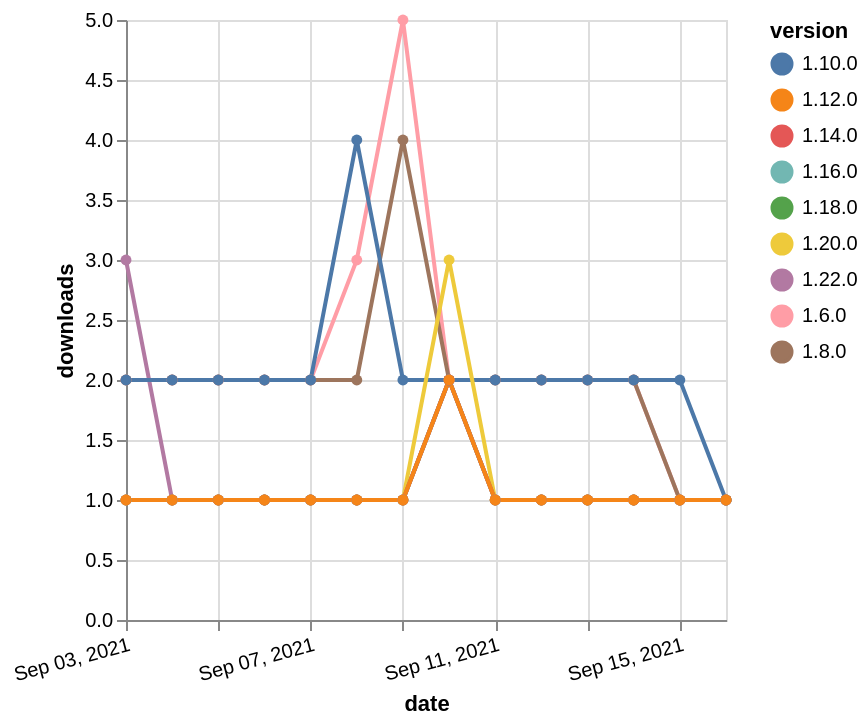

This figure's Vega-Lite source:
### Vega-Lite specification from a JSON file in a GitHub repository (floating-point values rounded to 4 significant figures)
{"$schema": "https://vega.github.io/schema/vega-lite/v5.json", "description": "A simple bar chart with embedded data.", "data": {"values": [{"date": "2021-09-03", "total": 3005, "delta": 2, "version": "1.6.0"}, {"date": "2021-09-04", "total": 3007, "delta": 2, "version": "1.6.0"}, {"date": "2021-09-05", "total": 3009, "delta": 2, "version": "1.6.0"}, {"date": "2021-09-06", "total": 3011, "delta": 2, "version": "1.6.0"}, {"date": "2021-09-07", "total": 3013, "delta": 2, "version": "1.6.0"}, {"date": "2021-09-08", "total": 3016, "delta": 3, "version": "1.6.0"}, {"date": "2021-09-09", "total": 3021, "delta": 5, "version": "1.6.0"}, {"date": "2021-09-10", "total": 3023, "delta": 2, "version": "1.6.0"}, {"date": "2021-09-11", "total": 3025, "delta": 2, "version": "1.6.0"}, {"date": "2021-09-12", "total": 3027, "delta": 2, "version": "1.6.0"}, {"date": "2021-09-13", "total": 3029, "delta": 2, "version": "1.6.0"}, {"date": "2021-09-14", "total": 3031, "delta": 2, "version": "1.6.0"}, {"date": "2021-09-15", "total": 3032, "delta": 1, "version": "1.6.0"}, {"date": "2021-09-16", "total": 3033, "delta": 1, "version": "1.6.0"}, {"date": "2021-09-03", "total": 153, "delta": 1, "version": "1.18.0"}, {"date": "2021-09-04", "total": 154, "delta": 1, "version": "1.18.0"}, {"date": "2021-09-05", "total": 155, "delta": 1, "version": "1.18.0"}, {"date": "2021-09-06", "total": 156, "delta": 1, "version": "1.18.0"}, {"date": "2021-09-07", "total": 157, "delta": 1, "version": "1.18.0"}, {"date": "2021-09-08", "total": 158, "delta": 1, "version": "1.18.0"}, {"date": "2021-09-09", "total": 159, "delta": 1, "version": "1.18.0"}, {"date": "2021-09-10", "total": 161, "delta": 2, "version": "1.18.0"}, {"date": "2021-09-11", "total": 162, "delta": 1, "version": "1.18.0"}, {"date": "2021-09-12", "total": 163, "delta": 1, "version": "1.18.0"}, {"date": "2021-09-13", "total": 164, "delta": 1, "version": "1.18.0"}, {"date": "2021-09-14", "total": 165, "delta": 1, "version": "1.18.0"}, {"date": "2021-09-15", "total": 166, "delta": 1, "version": "1.18.0"}, {"date": "2021-09-16", "total": 167, "delta": 1, "version": "1.18.0"}, {"date": "2021-09-03", "total": 116, "delta": 3, "version": "1.22.0"}, {"date": "2021-09-04", "total": 117, "delta": 1, "version": "1.22.0"}, {"date": "2021-09-05", "total": 118, "delta": 1, "version": "1.22.0"}, {"date": "2021-09-06", "total": 119, "delta": 1, "version": "1.22.0"}, {"date": "2021-09-07", "total": 120, "delta": 1, "version": "1.22.0"}, {"date": "2021-09-08", "total": 121, "delta": 1, "version": "1.22.0"}, {"date": "2021-09-09", "total": 122, "delta": 1, "version": "1.22.0"}, {"date": "2021-09-10", "total": 124, "delta": 2, "version": "1.22.0"}, {"date": "2021-09-11", "total": 125, "delta": 1, "version": "1.22.0"}, {"date": "2021-09-12", "total": 126, "delta": 1, "version": "1.22.0"}, {"date": "2021-09-13", "total": 127, "delta": 1, "version": "1.22.0"}, {"date": "2021-09-14", "total": 128, "delta": 1, "version": "1.22.0"}, {"date": "2021-09-15", "total": 129, "delta": 1, "version": "1.22.0"}, {"date": "2021-09-16", "total": 130, "delta": 1, "version": "1.22.0"}, {"date": "2021-09-03", "total": 2543, "delta": 2, "version": "1.8.0"}, {"date": "2021-09-04", "total": 2545, "delta": 2, "version": "1.8.0"}, {"date": "2021-09-05", "total": 2547, "delta": 2, "version": "1.8.0"}, {"date": "2021-09-06", "total": 2549, "delta": 2, "version": "1.8.0"}, {"date": "2021-09-07", "total": 2551, "delta": 2, "version": "1.8.0"}, {"date": "2021-09-08", "total": 2553, "delta": 2, "version": "1.8.0"}, {"date": "2021-09-09", "total": 2557, "delta": 4, "version": "1.8.0"}, {"date": "2021-09-10", "total": 2559, "delta": 2, "version": "1.8.0"}, {"date": "2021-09-11", "total": 2561, "delta": 2, "version": "1.8.0"}, {"date": "2021-09-12", "total": 2563, "delta": 2, "version": "1.8.0"}, {"date": "2021-09-13", "total": 2565, "delta": 2, "version": "1.8.0"}, {"date": "2021-09-14", "total": 2567, "delta": 2, "version": "1.8.0"}, {"date": "2021-09-15", "total": 2568, "delta": 1, "version": "1.8.0"}, {"date": "2021-09-16", "total": 2569, "delta": 1, "version": "1.8.0"}, {"date": "2021-09-03", "total": 2364, "delta": 2, "version": "1.10.0"}, {"date": "2021-09-04", "total": 2366, "delta": 2, "version": "1.10.0"}, {"date": "2021-09-05", "total": 2368, "delta": 2, "version": "1.10.0"}, {"date": "2021-09-06", "total": 2370, "delta": 2, "version": "1.10.0"}, {"date": "2021-09-07", "total": 2372, "delta": 2, "version": "1.10.0"}, {"date": "2021-09-08", "total": 2376, "delta": 4, "version": "1.10.0"}, {"date": "2021-09-09", "total": 2378, "delta": 2, "version": "1.10.0"}, {"date": "2021-09-10", "total": 2380, "delta": 2, "version": "1.10.0"}, {"date": "2021-09-11", "total": 2382, "delta": 2, "version": "1.10.0"}, {"date": "2021-09-12", "total": 2384, "delta": 2, "version": "1.10.0"}, {"date": "2021-09-13", "total": 2386, "delta": 2, "version": "1.10.0"}, {"date": "2021-09-14", "total": 2388, "delta": 2, "version": "1.10.0"}, {"date": "2021-09-15", "total": 2390, "delta": 2, "version": "1.10.0"}, {"date": "2021-09-16", "total": 2391, "delta": 1, "version": "1.10.0"}, {"date": "2021-09-03", "total": 168, "delta": 1, "version": "1.20.0"}, {"date": "2021-09-04", "total": 169, "delta": 1, "version": "1.20.0"}, {"date": "2021-09-05", "total": 170, "delta": 1, "version": "1.20.0"}, {"date": "2021-09-06", "total": 171, "delta": 1, "version": "1.20.0"}, {"date": "2021-09-07", "total": 172, "delta": 1, "version": "1.20.0"}, {"date": "2021-09-08", "total": 173, "delta": 1, "version": "1.20.0"}, {"date": "2021-09-09", "total": 174, "delta": 1, "version": "1.20.0"}, {"date": "2021-09-10", "total": 177, "delta": 3, "version": "1.20.0"}, {"date": "2021-09-11", "total": 178, "delta": 1, "version": "1.20.0"}, {"date": "2021-09-12", "total": 179, "delta": 1, "version": "1.20.0"}, {"date": "2021-09-13", "total": 180, "delta": 1, "version": "1.20.0"}, {"date": "2021-09-14", "total": 181, "delta": 1, "version": "1.20.0"}, {"date": "2021-09-15", "total": 182, "delta": 1, "version": "1.20.0"}, {"date": "2021-09-16", "total": 183, "delta": 1, "version": "1.20.0"}, {"date": "2021-09-03", "total": 176, "delta": 1, "version": "1.16.0"}, {"date": "2021-09-04", "total": 177, "delta": 1, "version": "1.16.0"}, {"date": "2021-09-05", "total": 178, "delta": 1, "version": "1.16.0"}, {"date": "2021-09-06", "total": 179, "delta": 1, "version": "1.16.0"}, {"date": "2021-09-07", "total": 180, "delta": 1, "version": "1.16.0"}, {"date": "2021-09-08", "total": 181, "delta": 1, "version": "1.16.0"}, {"date": "2021-09-09", "total": 182, "delta": 1, "version": "1.16.0"}, {"date": "2021-09-10", "total": 184, "delta": 2, "version": "1.16.0"}, {"date": "2021-09-11", "total": 185, "delta": 1, "version": "1.16.0"}, {"date": "2021-09-12", "total": 186, "delta": 1, "version": "1.16.0"}, {"date": "2021-09-13", "total": 187, "delta": 1, "version": "1.16.0"}, {"date": "2021-09-14", "total": 188, "delta": 1, "version": "1.16.0"}, {"date": "2021-09-15", "total": 189, "delta": 1, "version": "1.16.0"}, {"date": "2021-09-16", "total": 190, "delta": 1, "version": "1.16.0"}, {"date": "2021-09-03", "total": 184, "delta": 1, "version": "1.14.0"}, {"date": "2021-09-04", "total": 185, "delta": 1, "version": "1.14.0"}, {"date": "2021-09-05", "total": 186, "delta": 1, "version": "1.14.0"}, {"date": "2021-09-06", "total": 187, "delta": 1, "version": "1.14.0"}, {"date": "2021-09-07", "total": 188, "delta": 1, "version": "1.14.0"}, {"date": "2021-09-08", "total": 189, "delta": 1, "version": "1.14.0"}, {"date": "2021-09-09", "total": 190, "delta": 1, "version": "1.14.0"}, {"date": "2021-09-10", "total": 192, "delta": 2, "version": "1.14.0"}, {"date": "2021-09-11", "total": 193, "delta": 1, "version": "1.14.0"}, {"date": "2021-09-12", "total": 194, "delta": 1, "version": "1.14.0"}, {"date": "2021-09-13", "total": 195, "delta": 1, "version": "1.14.0"}, {"date": "2021-09-14", "total": 196, "delta": 1, "version": "1.14.0"}, {"date": "2021-09-15", "total": 197, "delta": 1, "version": "1.14.0"}, {"date": "2021-09-16", "total": 198, "delta": 1, "version": "1.14.0"}, {"date": "2021-09-03", "total": 230, "delta": 1, "version": "1.12.0"}, {"date": "2021-09-04", "total": 231, "delta": 1, "version": "1.12.0"}, {"date": "2021-09-05", "total": 232, "delta": 1, "version": "1.12.0"}, {"date": "2021-09-06", "total": 233, "delta": 1, "version": "1.12.0"}, {"date": "2021-09-07", "total": 234, "delta": 1, "version": "1.12.0"}, {"date": "2021-09-08", "total": 235, "delta": 1, "version": "1.12.0"}, {"date": "2021-09-09", "total": 236, "delta": 1, "version": "1.12.0"}, {"date": "2021-09-10", "total": 238, "delta": 2, "version": "1.12.0"}, {"date": "2021-09-11", "total": 239, "delta": 1, "version": "1.12.0"}, {"date": "2021-09-12", "total": 240, "delta": 1, "version": "1.12.0"}, {"date": "2021-09-13", "total": 241, "delta": 1, "version": "1.12.0"}, {"date": "2021-09-14", "total": 242, "delta": 1, "version": "1.12.0"}, {"date": "2021-09-15", "total": 243, "delta": 1, "version": "1.12.0"}, {"date": "2021-09-16", "total": 244, "delta": 1, "version": "1.12.0"}]}, "width": "container", "mark": {"type": "line", "point": {"filled": true}}, "encoding": {"x": {"field": "date", "type": "temporal", "timeUnit": "yearmonthdate", "title": "date", "axis": {"labelAngle": -15}}, "y": {"field": "delta", "type": "quantitative", "title": "downloads"}, "color": {"field": "version", "type": "nominal"}, "tooltip": {"field": "delta"}}}
